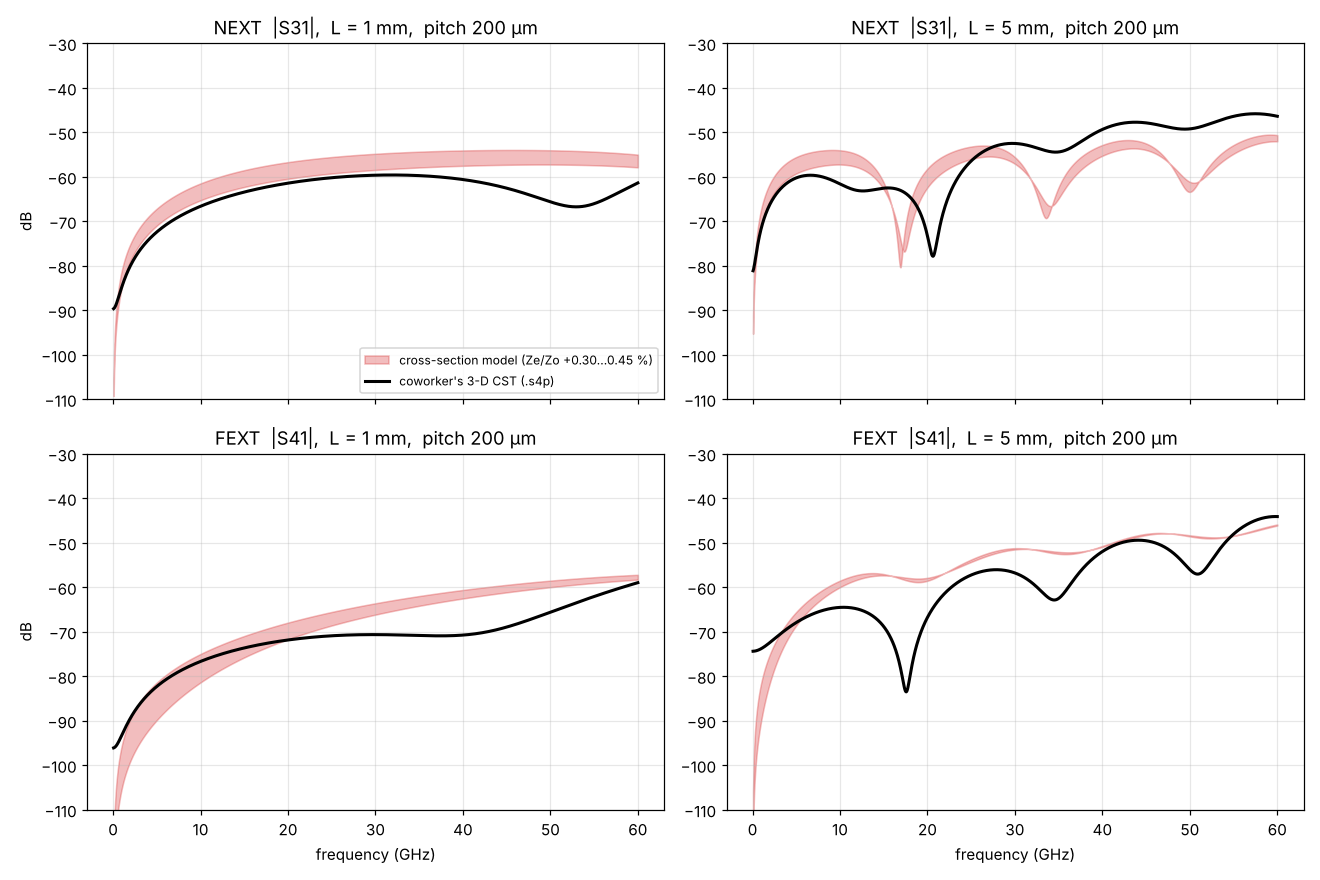

The Python source for this figure:
"""Cross-section (2-D port mode) prediction of NEXT/FEXT vs the 3-D CST .s4p,
200 um pitch. Inputs from the CST port-mode runs:
  n_even = 1.8878, n_odd = 1.8863   (modes 5/6 at 30 GHz; held constant)
  Z_even/Z_odd - 1 = +0.30 ... +0.45 %  (field integration, 6-60 GHz, ~flat)
  mean per-line Z = 34.6 ohm.  Lossless, ports 50 ohm, lines identical."""
import numpy as np, matplotlib; matplotlib.use("Agg"); import matplotlib.pyplot as plt
from first_look_lib import load4
c = 299792458; k30 = 2*np.pi*30e9/c
ne, no = 1186.97/k30, 1186.02/k30; Zm = (2*17.3801 + 2*17.1815)/2
def line2(f, n, Z, L, z0=50.0):
    t = np.exp(-2j*np.pi*f*n*L/c); r = (Z-z0)/(Z+z0); d = 1 - r**2*t**2
    return r*(1-t**2)/d, (1-r**2)*t/d
def xtalk(f, L, dz):
    s11e, s21e = line2(f, ne, Zm*(1+dz/2), L); s11o, s21o = line2(f, no, Zm*(1-dz/2), L)
    return 0.5*(s11e-s11o), 0.5*(s21e-s21o)
db = lambda x: 20*np.log10(np.abs(x)+1e-30)
fig, axs = plt.subplots(2, 2, figsize=(12, 8), sharex=True)
rows = []
for j, (fn, L) in enumerate([("LINEA0_1MM_200UM_PITCH.s4p", 1e-3), ("LINEA0_5MM_200UM_PITCH.s4p", 5e-3)]):
    f, S = load4(fn); f, S = f[1:], S[1:]
    lo, hi = xtalk(f, L, 0.0030), xtalk(f, L, 0.0045)
    for i, (k, name) in enumerate([(2, "NEXT  |S31|"), (3, "FEXT  |S41|")]):
        a = axs[i, j]; cst = db(S[:, k, 0]); m1, m2 = db(lo[i]), db(hi[i])
        a.fill_between(f/1e9, np.minimum(m1, m2), np.maximum(m1, m2), color="C3", alpha=.3,
                       label="cross-section model (Ze/Zo +0.30…0.45 %)")
        a.plot(f/1e9, cst, "k", lw=2, label="coworker's 3-D CST (.s4p)")
        a.set_title(f"{name},  L = {L*1e3:.0f} mm,  pitch 200 µm"); a.set_ylim(-110, -30); a.grid(alpha=.3)
        for g in (6, 18, 30, 42, 60):
            q = np.argmin(abs(f-g*1e9)); rows.append((L*1e3, name[:4], g, cst[q], m1[q], m2[q]))
axs[0, 0].legend(fontsize=8, loc="lower right"); [a.set_xlabel("frequency (GHz)") for a in axs[1]]
[a.set_ylabel("dB") for a in axs[:, 0]]
fig.tight_layout(); fig.savefig("modal_vs_s4p_v2.png", dpi=110)
for r in rows: print("%.0fmm %s %2d GHz  CST %6.1f  model %6.1f .. %6.1f" % r)
